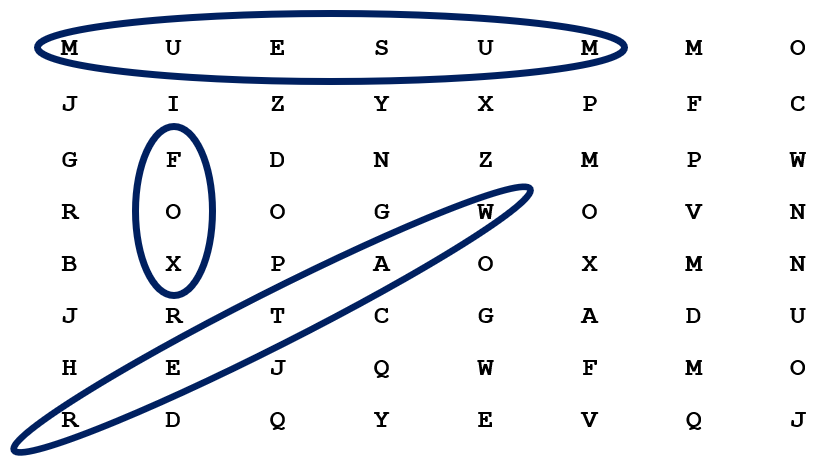
#> input picture example-8-way-crossword.png, 823 x 464 px
$ python main.py --img-path example-8-way-crossword.png
#> lines starting #> are read from the running program, lines starting #| are printed output that depends on the picture; after the words box and inside, x2 and y2 are one past the last pixel; in counts of white or black regions, pixels touching at a corner belong together
import copy
import argparse
import cv2
import numpy as np
import matplotlib.pyplot as plt
import subprocess
# [26 lines left out: functions text_preprocess, check_element_exists, get_matching_coords, not called in this run]


def get_direction(first_word_coord, second_word_coord):
    return (second_word_coord[0] - first_word_coord[0], second_word_coord[1] - first_word_coord[1])


# [39 lines left out: functions search_till_end, print_found_matches, loop_through_letters, not called in this run]

def img_preprocess(path):
    # img = cv2.imread(path)
    # img = cv2.cvtColor(img, cv2.COLOR_BGR2RGB)
#> called with path = 'example-8-way-crossword.png'
    img_gray = cv2.imread(path, cv2.IMREAD_GRAYSCALE)
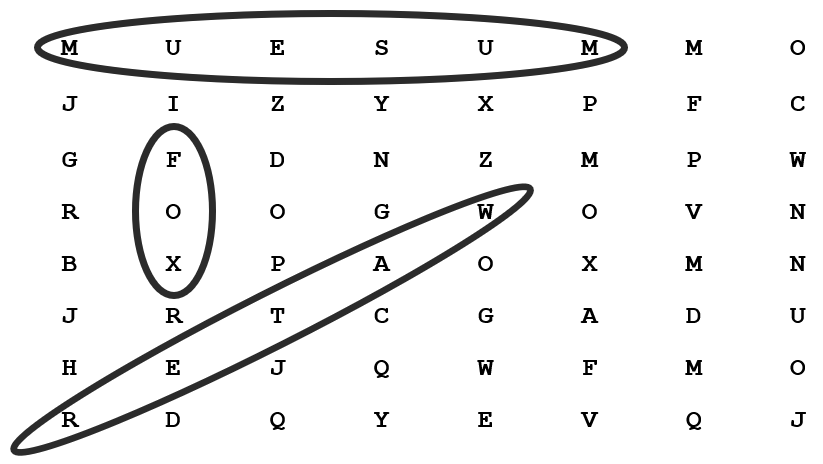
#> img_gray: shape (464, 823); min 0, max 255, mean 239.7

    # [7 lines left out: function show_pic, not called in this run]

    # Blur
    blurred_img = cv2.blur(img_gray, (11, 11))
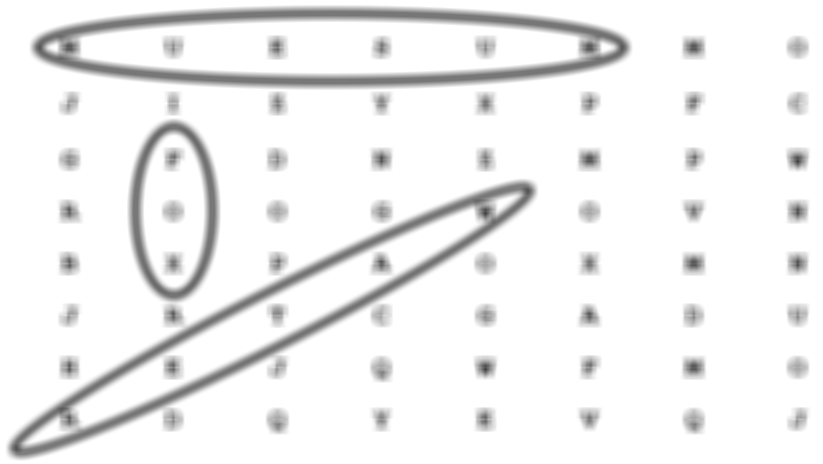
#> blurred_img: shape (464, 823); min 64, max 255, mean 239.7
    # show_pic(blurred_img, gray=True)

    # OTSU Thresh (finds value for binary thresh automatically, the value is a minimal value of the peaks of the histogram (peak for dark colors and light colors)
    # basically the furhtest peak to the left and furthest to the right finds the value that has the minimal variance between them.
    ret, thresh_img = cv2.threshold(blurred_img, 0, 255, cv2.THRESH_BINARY + cv2.THRESH_OTSU)
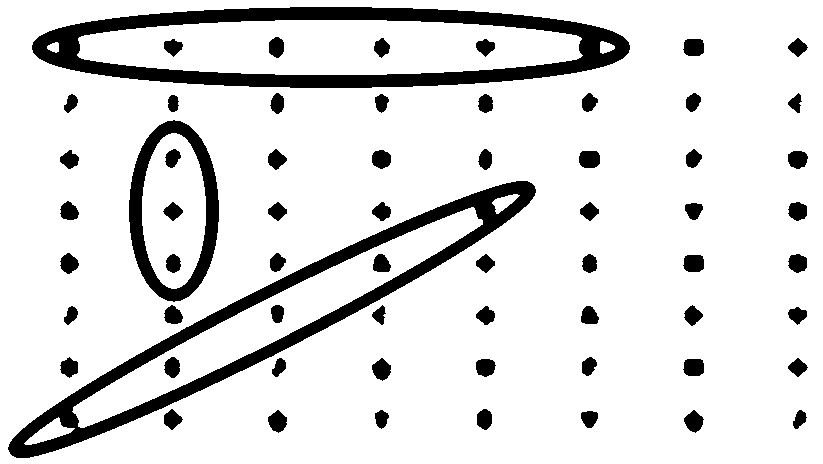
#> thresh_img: shape (464, 823); 87.1% white; 63 black regions, largest, box (x1, y1, x2, y2) and area: (32, 7, 630, 88) 15866, (8, 181, 536, 458) 14365, (129, 120, 219, 302) 4936
#> ret = 203
    # show_pic(thresh_img, gray=True)

    # Morphology operators
    thresh_img = cv2.bitwise_not(thresh_img)
    elipse_kernel = cv2.getStructuringElement(cv2.MORPH_ELLIPSE, (3, 3))

    # open
    morphed_elipse = cv2.morphologyEx(thresh_img, cv2.MORPH_OPEN, elipse_kernel, iterations=4)
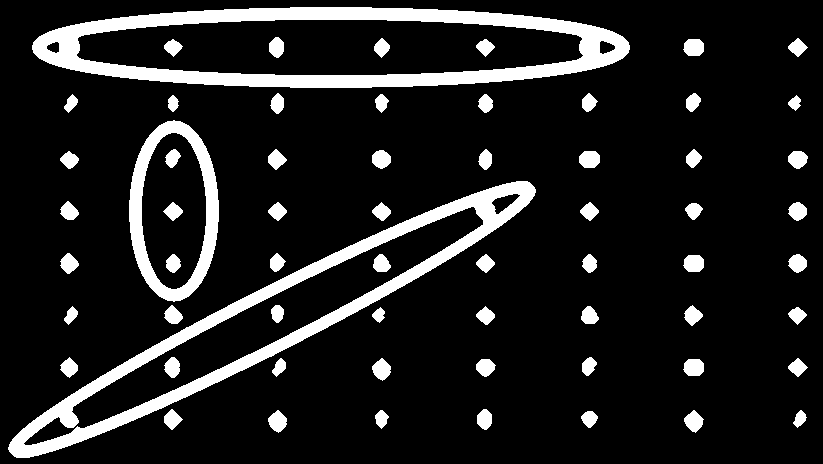
#> morphed_elipse: shape (464, 823); 12.6% white; 63 white regions, largest, box (x1, y1, x2, y2) and area: (32, 7, 630, 88) 15866, (8, 181, 536, 458) 14335, (129, 120, 219, 302) 4936
    # show_pic(morphed_elipse, True)

    # close
    morphed_elipse_close_inv = cv2.morphologyEx(morphed_elipse, cv2.MORPH_CLOSE, elipse_kernel, iterations=3)
#> morphed_elipse_close_inv: shape (464, 823); 12.6% white; 63 white regions, largest, box (x1, y1, x2, y2) and area: (32, 7, 630, 88) 15904, (8, 181, 536, 458) 14405, (129, 120, 219, 304) 4946
    # show_pic(morphed_elipse_close_inv, True)

    # Erode
    morphed_elipse_close_inv1 = cv2.morphologyEx(morphed_elipse_close_inv, cv2.MORPH_ERODE, elipse_kernel, iterations=4)
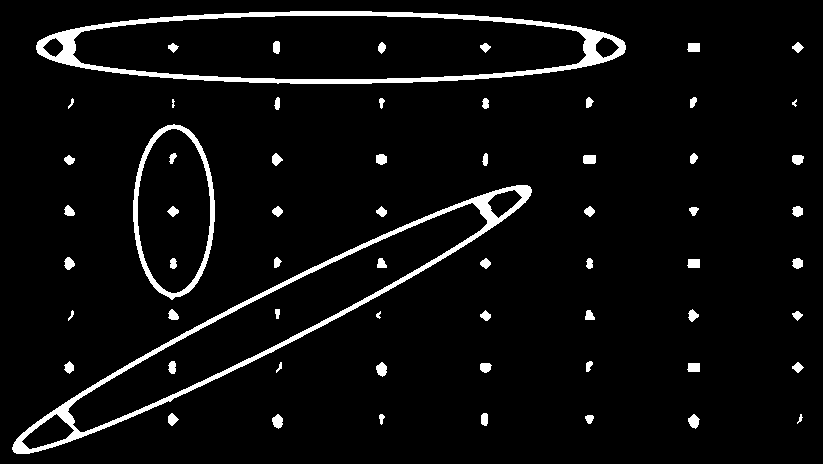
#> morphed_elipse_close_inv1: shape (464, 823); 5% white; 63 white regions (1 under 20 px), largest, box (x1, y1, x2, y2) and area: (36, 11, 626, 84) 6576, (12, 185, 532, 454) 6125, (133, 124, 215, 300) 1986
    # show_pic(morphed_elipse_close_inv1, True)

    # saving img
    cv2.imwrite('data/processed_word_grid.jpg', morphed_elipse_close_inv1)


# [8 lines of commented-out code are left out]


parser = argparse.ArgumentParser()
# subparsers = parser.add_subparsers()
# parser_ocr = subparsers.add_parser('apply-ocr', help='This command will run OCR on an image and will produce a text file.')
parser
parser.add_argument('--img-path', dest='img_path', required=False, type=str, help='Path to an image where the ocr algorithm will try to extract letters')
parser.add_argument('--tesseract-langs', dest='tesseract_langs', required=False, type=str, help='List of languages to use for tesseract. Ex: "mkd" to search words in macedonian, and eng+mkd to use both english and macedonian. Other langauges can be appended with "+"', default='eng', nargs='*')


# parser_algo = subparsers.add_parser('run-word-search', help='This command will search for the given words in a text file')
parser.add_argument('--text-path', dest='text_path', required=False, type=str, help='Path to a text file which contains words in a MxN, or NxN grid.', default='data/tesseract_text.txt')
parser.add_argument('--search-words', dest='search_words', required=False, help='List of search words to look for in the word grid (seperated by space)', nargs='+')
parser.add_argument('--search-half-words', dest='search_half_words', required=False, action='store_true', help='List of search words to look for in the word grid (seperated by space)')


args = parser.parse_args()

if args.img_path:
    img_preprocess(args.img_path)
#> (the run stopped early here; a loop or call above may not have finished)

$ run again, on work-area.png
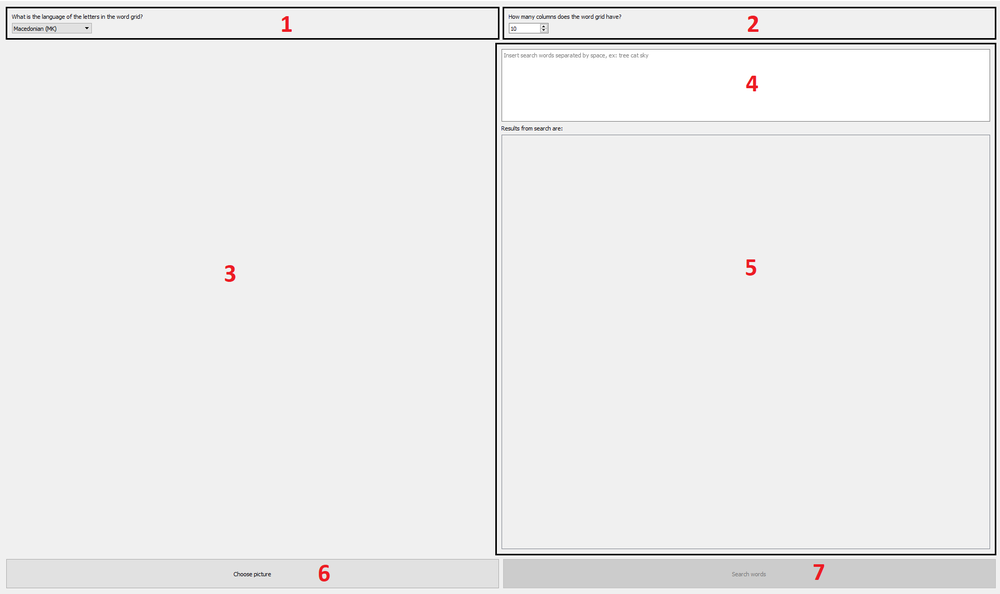
#> input picture work-area.png, 1000 x 594 px, shrunk from 1916 x 1138 before the run
#> in img_preprocess, `ret, thresh_img = cv2.threshold(blurred_img, 0, 255, cv2.THRESH_BINARY..`:
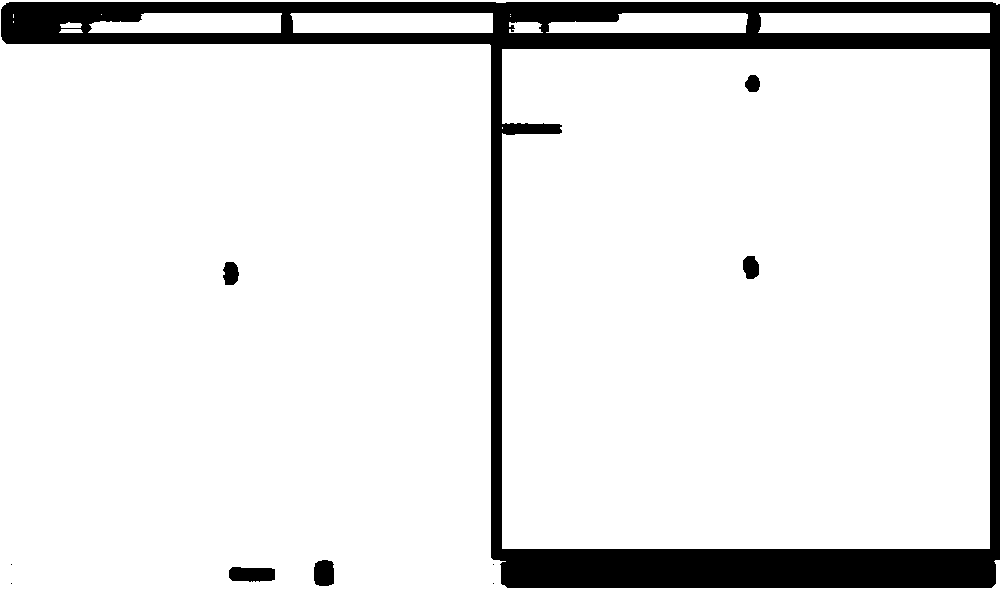
#> thresh_img: shape (594, 1000); 89.7% white; 10 black regions (4 under 20 px), largest, box (x1, y1, x2, y2) and area: (1, 2, 1000, 588) 59156, (229, 567, 275, 582) 597, (314, 560, 334, 586) 471, (743, 256, 759, 279) 300, (223, 262, 239, 285) 296, (745, 75, 760, 92) 201
#> ret = 221
#> morphed_elipse: shape (594, 1000); 10.2% white; 6 white regions, box (x1, y1, x2, y2) and area: (1, 2, 1000, 588) 59010, (229, 567, 275, 582) 575, (314, 560, 334, 586) 443, (743, 256, 759, 279) 282, (223, 262, 239, 285) 272, (745, 75, 760, 92) 181
#> in img_preprocess, `morphed_elipse_close_inv1 = cv2.morphologyEx(morphed_elipse_close_inv,..`:
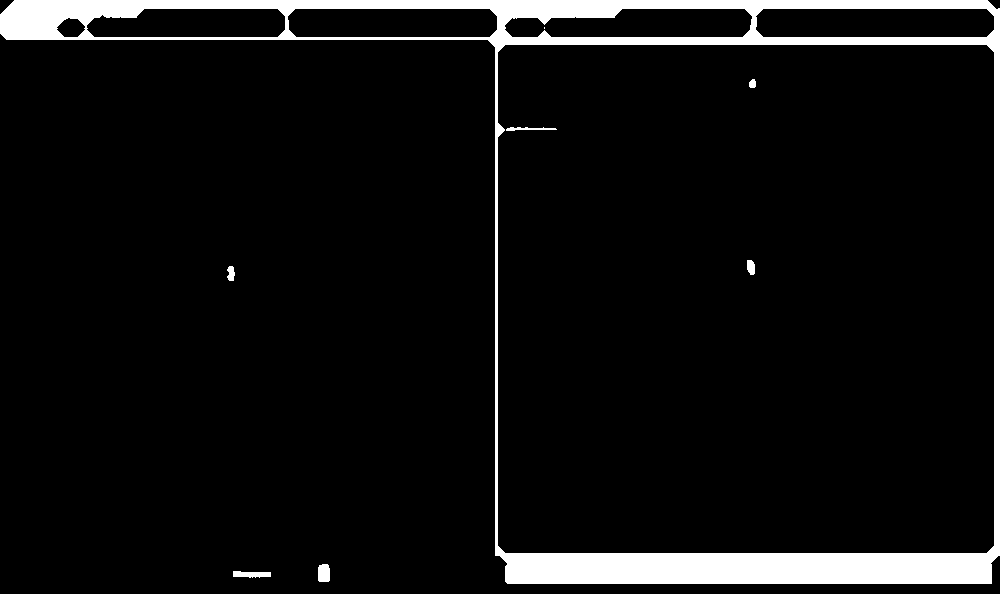
#> morphed_elipse_close_inv1: shape (594, 1000); 6.7% white; 8 white regions (1 under 20 px), largest, box (x1, y1, x2, y2) and area: (0, 0, 1000, 584) 39006, (318, 564, 330, 582) 203, (233, 571, 271, 578) 203
